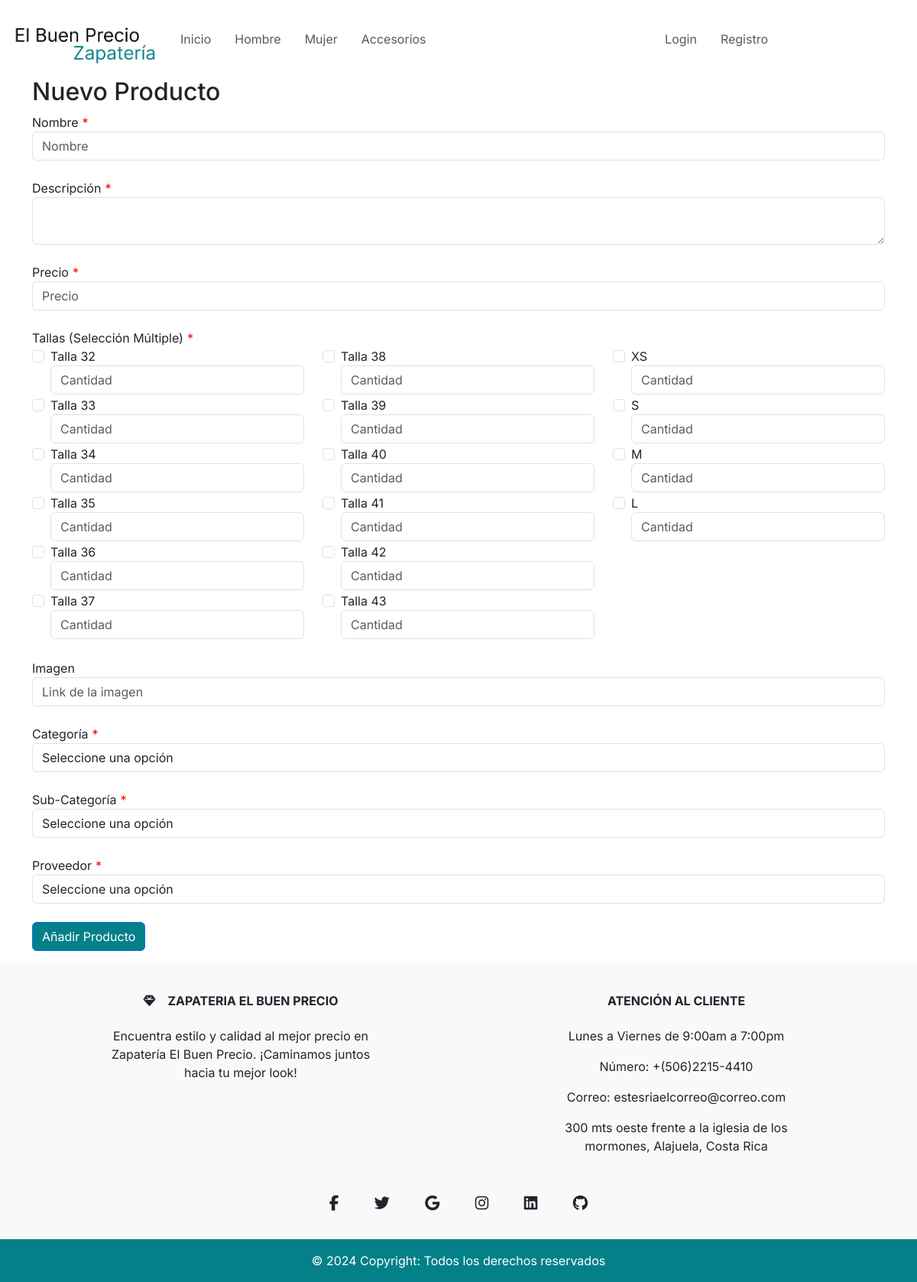
The app's page /agregarproducto.php with its own data.
### tables this page shows
CREATE TABLE `tallas` (
  `Id_Talla` int(11) NOT NULL,
  `Descripcion` varchar(255) NOT NULL
);

### DAL/productosCrud.php (called while the page is built, shortened)
<?php
function getArray($sql) {
    try {
        $oConexion = conectarDb();
        if(mysqli_set_charset($oConexion, "utf8")){
            if(!$result = mysqli_query($oConexion, $sql)) die();
            $retorno = array();
            while ($row = mysqli_fetch_array($result)) {
                $retorno[] = $row;
            }
        }
    } catch (\Throwable $th) {
        echo $th;
    }finally{
        Desconectar($oConexion);
    }
    return $retorno;
}
?>

### agregarproducto.php (the view, shortened to what this page needs)
<?php
require_once "DAL/productosCrud.php";
$tallas = getArray("SELECT * FROM tallas");
$nombre = $descripcion = $precio = $cantidad = $talla = $imagen = $categoria = $proveedor = $subcategoria = '';
include_once 'include/templates/header.php';
?>
<main>
    <div class="container">
        <h2>Nuevo Producto</h2>
        <form method="post" action="<?php echo $_SERVER['PHP_SELF']; ?>">
            <div class="form-group">
                <label for="nombre">Nombre<span class="required">*</span></label>
                <input type="text" class="form-control" id="nombre" name="nombre" placeholder="Nombre" maxlength="255"
                    value="<?php echo htmlspecialchars($nombre); ?>">
            </div>
            <br>
            <div class="form-group">
                <label for="descripcion">Descripción<span class="required">*</span></label>
                <textarea class="form-control" id="descripcion" name="descripcion" rows="2"
                    maxlength="255"><?php echo htmlspecialchars($descripcion); ?></textarea>
            </div>
            <br>
            <div class="form-group">
                <label for="precio">Precio<span class="required">*</span></label>
                <input type="number" class="form-control" id="precio" name="precio" placeholder="Precio"
                    value="<?php echo htmlspecialchars($precio); ?>">
            </div>
            <br>
            <div class="form-group">
                <label>Tallas (Selección Múltiple)<span class="required">*</span></label>
                <div class="row">
                    <?php $colSize = ceil(count($tallas) / 3); ?>
                    <?php foreach ($tallas as $index => $tallaItem): ?>
                    <?php if ($index % $colSize === 0): ?>
                    <div class="col-md-4">
                        <?php endif; ?>
                        <div class="form-check">
                            <input class="form-check-input" type="checkbox"
                                id="talla_<?php echo $tallaItem['Id_Talla']; ?>" name="talla[]"
                                value="<?php echo $tallaItem['Id_Talla']; ?>">
                            <label class="form-check-label" for="talla_<?php echo $tallaItem['Id_Talla']; ?>">
                                <?php echo $tallaItem['Descripcion']; ?>
                            </label>
                            <input type="number" class="form-control"
                                id="cantidad_<?php echo $tallaItem['Id_Talla']; ?>"
                                name="cantidad[<?php echo $tallaItem['Id_Talla']; ?>]" placeholder="Cantidad">
                        </div>
                        <?php if (($index + 1) % $colSize === 0 || ($index + 1) === count($tallas)): ?>
                    </div>
                    <?php endif; ?>
                    <?php endforeach; ?>
                </div>
            </div>
            <br>
            <div class="form-group">
                <label for="imagen">Imagen</label>
                <input type="text" class="form-control" id="Imagen" name="imagen" placeholder="Link de la imagen"
                    maxlength="255" value="<?= $imagen ?>">
            </div>
            <br>
            <div class="form-group">
                <label for="categoria">Categoría<span class="required">*</span></label>
                <select class="form-control" id="categoria" name="categoria">
                    <option value="" disabled selected>Seleccione una opción</option>
                </select>
            </div>
            <br>
            <div class="form-group">
                <label for="subcategoria">Sub-Categoría<span class="required">*</span></label>
                <select class="form-control" id="subcategoria" name="subcategoria">
                    <option value="" disabled selected>Seleccione una opción</option>
                </select>
            </div>
            <br>
            <div class="form-group">
                <label for="proveedor">Proveedor<span class="required">*</span></label>
                <select class="form-control" id="proveedor" name="proveedor">
                    <option value="" disabled selected>Seleccione una opción</option>
                </select>
            </div>
            <br>
            <div>
                <button type="submit" class="btn btn-primary color-boton">Añadir Producto</button>
            </div>
        </form>
    </div>
</main>
<?php
include_once 'include/templates/footer.php';
?>

### css/styles.css (style rules this page uses)
* { font-family: "Inter", sans-serif; font-optical-sizing: auto; }
.color-boton { background-color: var(--principal); }
.required { color: red; margin-left: 5px; }

### records on screen
tallas: Descripcion "Talla 32"
tallas: Descripcion "Talla 33"
tallas: Descripcion "Talla 34"
tallas: Descripcion "Talla 35"
tallas: Descripcion "Talla 36"
tallas: Descripcion "Talla 37"
tallas: Descripcion "Talla 38"
tallas: Descripcion "Talla 39"
tallas: Descripcion "Talla 40"
tallas: Descripcion "Talla 41"
tallas: Descripcion "Talla 42"
tallas: Descripcion "Talla 43"
tallas: Descripcion "XS"
tallas: Descripcion "S"
tallas: Descripcion "M"
tallas: Descripcion "L"
